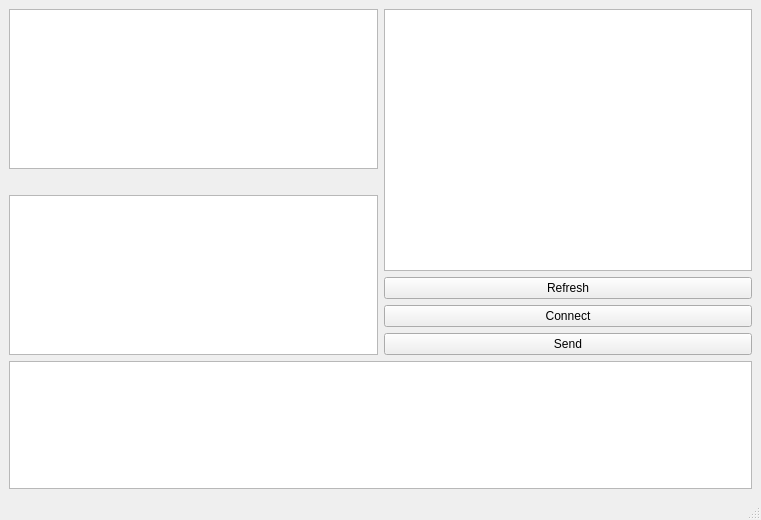
<?xml version="1.0" encoding="UTF-8"?>
<ui version="4.0">
 <class>M2MFun</class>
 <widget class="QMainWindow" name="M2MFun">
  <property name="geometry">
   <rect>
    <x>0</x>
    <y>0</y>
    <width>761</width>
    <height>520</height>
   </rect>
  </property>
  <property name="windowTitle">
   <string>m2mfun</string>
  </property>
  <widget class="QWidget" name="centralwidget">
   <layout class="QVBoxLayout" name="verticalLayout_3">
    <item>
     <layout class="QHBoxLayout" name="horizontalLayout">
      <item>
       <layout class="QVBoxLayout" name="verticalLayout_2">
        <item>
         <widget class="QTextEdit" name="textEditReceive"/>
        </item>
        <item>
         <spacer name="horizontalSpacer">
          <property name="orientation">
           <enum>Qt::Horizontal</enum>
          </property>
          <property name="sizeHint" stdset="0">
           <size>
            <width>40</width>
            <height>20</height>
           </size>
          </property>
         </spacer>
        </item>
        <item>
         <widget class="QPlainTextEdit" name="plainTextEditSend"/>
        </item>
       </layout>
      </item>
      <item>
       <layout class="QVBoxLayout" name="verticalLayout">
        <item>
         <widget class="QTextEdit" name="textEdit"/>
        </item>
        <item>
         <widget class="QPushButton" name="pushButtonRefresh">
          <property name="text">
           <string>Refresh</string>
          </property>
         </widget>
        </item>
        <item>
         <widget class="QPushButton" name="pushButtonConnect">
          <property name="text">
           <string>Connect</string>
          </property>
         </widget>
        </item>
        <item>
         <widget class="QPushButton" name="pushButtonSend">
          <property name="text">
           <string>Send</string>
          </property>
         </widget>
        </item>
       </layout>
      </item>
     </layout>
    </item>
    <item>
     <widget class="QTextEdit" name="textEditLog"/>
    </item>
   </layout>
  </widget>
  <widget class="QMenuBar" name="menubar">
   <property name="geometry">
    <rect>
     <x>0</x>
     <y>0</y>
     <width>761</width>
     <height>22</height>
    </rect>
   </property>
  </widget>
  <widget class="QStatusBar" name="statusbar"/>
 </widget>
 <resources/>
 <connections/>
</ui>
